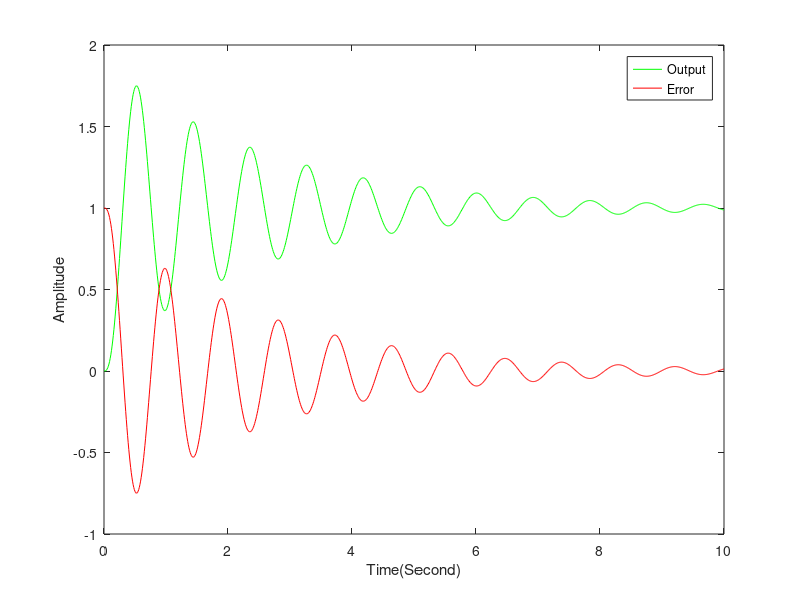

MATLAB code for this plot:
clc; clear; close all;
format compact;

t = 0:0.01:10;
% Defining functions
s=tf('s');
R_s = 1/s;
Open_s = 672*(s+5)/(s*(s+6)*(s+7)*(s+7));
Close_s = Open_s/(1+Open_s);

% Calculating response and error function
C_s = R_s*Close_s;
E_s = R_s - C_s;

% Finding Response and Error
output = impulse(C_s, t);
error = impulse(E_s, t);

%Plotting result
plot(t,output,"g",t,error,"r");
xlabel("Time(Second)"); ylabel("Amplitude");
legend('Output','Error');